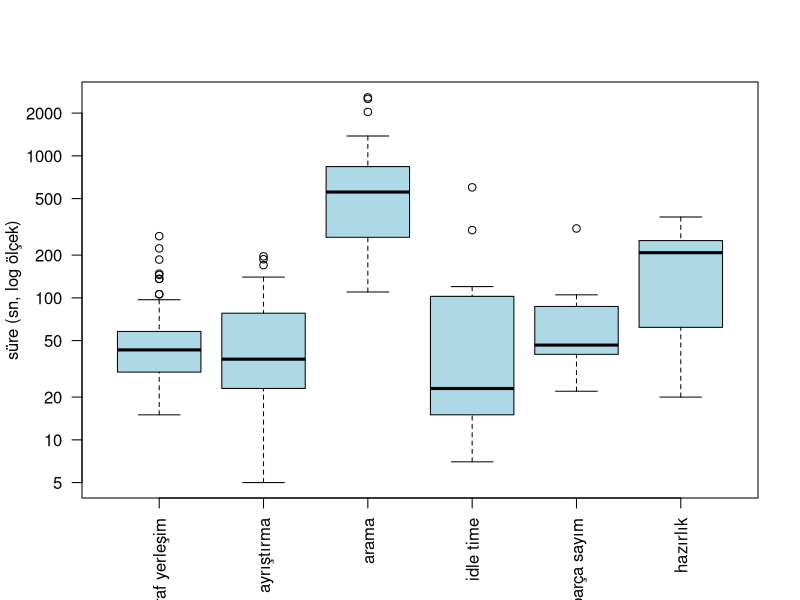
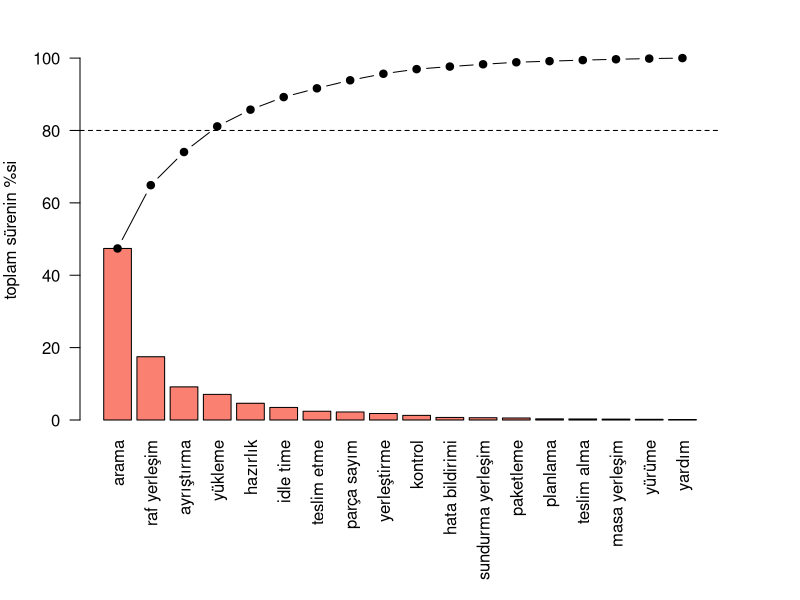
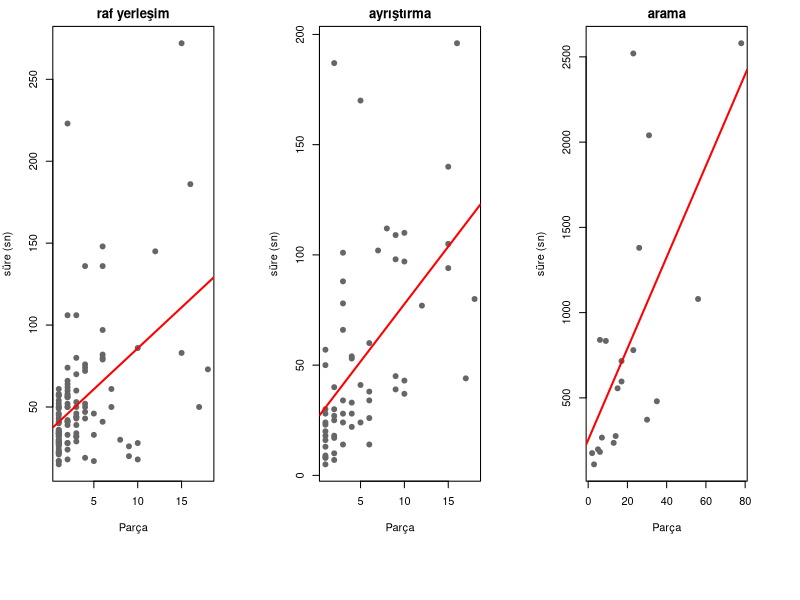
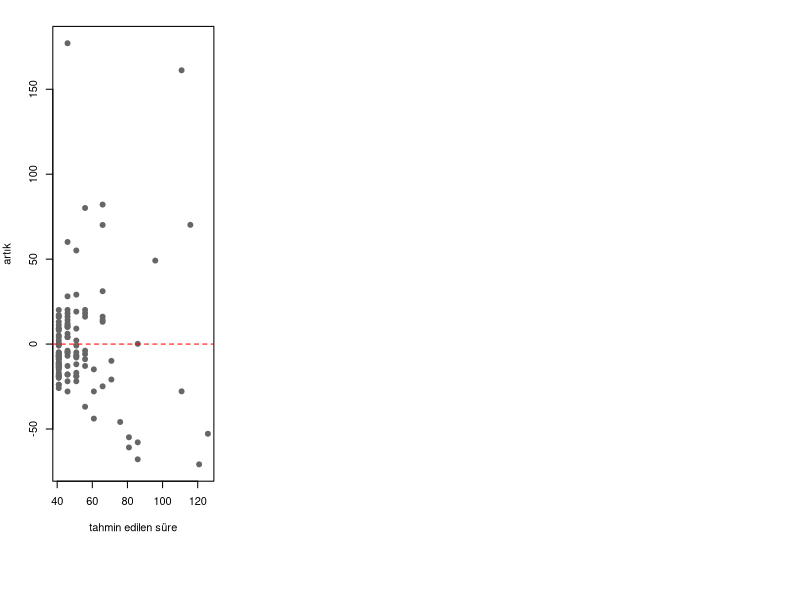
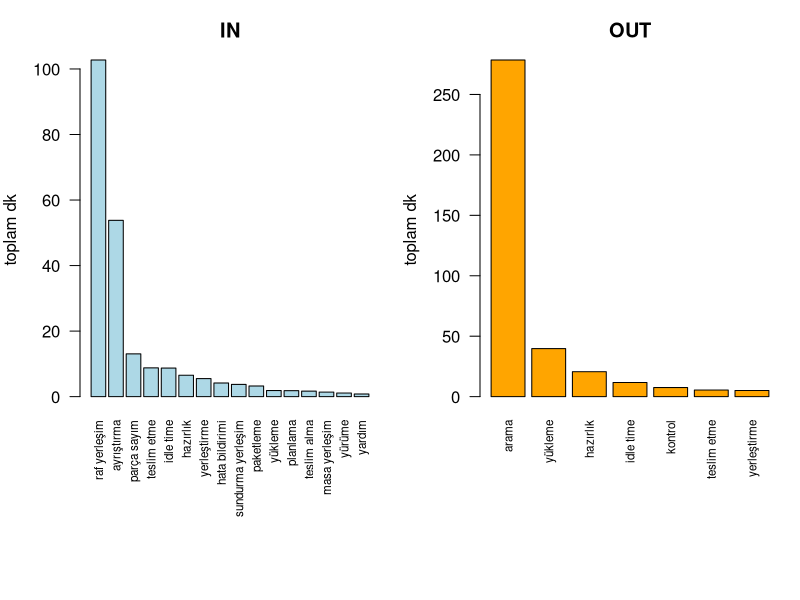

Write R code to recreate these figures, in order.
## ---- chunk 1
library(readxl)

df <- read_excel("data/TIME_STUDY.xlsx")

# sutun adlarini kisalttim, kodda yazmasi kolay olsun diye
names(df) <- c("tarih", "akis", "yon", "parca", "aktivite", "sure", "parca_turu", "kisi")

nrow(df)
table(df$yon)
## ---- chunk 2
n_gozlem <- tapply(df$sure, df$aktivite, length)
ortalama <- tapply(df$sure, df$aktivite, mean)
medyan   <- tapply(df$sure, df$aktivite, median)
st_sapma <- tapply(df$sure, df$aktivite, sd)

ozet <- data.frame(n = as.numeric(n_gozlem),
                   ortalama = round(ortalama, 1),
                   medyan = as.numeric(medyan),
                   st_sapma = round(st_sapma, 1))
ozet <- ozet[order(-ozet$n), ]

knitr::kable(ozet, caption = "Aktivite bazında özet istatistikler (saniye)")
## ---- chunk 3
#| fig-cap: "En sık gözlenen 6 aktivitenin süre dağılımı (log ölçek)"
top6 <- rownames(ozet)[1:6]
boxplot(sure ~ factor(aktivite, levels = top6),
        data = df[df$aktivite %in% top6, ],
        log = "y", las = 2, col = "lightblue",
        xlab = "", ylab = "süre (sn, log ölçek)")
## ---- chunk 4
toplam <- sort(tapply(df$sure, df$aktivite, sum), decreasing = TRUE)
yuzde <- 100 * toplam / sum(toplam)
kumulatif <- cumsum(yuzde)

pareto_tablo <- data.frame(toplam_dk = round(toplam / 60, 1),
                           yuzde = round(yuzde, 1),
                           kumulatif = round(kumulatif, 1))

knitr::kable(head(pareto_tablo, 6), caption = "Toplam sürenin aktivitelere dağılımı")
## ---- chunk 5
#| fig-cap: "Pareto grafiği: kesikli çizgi %80 sınırı"
par(mar = c(9, 4, 2, 4))
cb <- barplot(yuzde, las = 2, col = "salmon", ylim = c(0, 105),
              ylab = "toplam sürenin %si")
lines(cb, kumulatif, type = "b", pch = 19)
abline(h = 80, lty = 2)
## ---- chunk 6
kayip <- sum(df$sure[df$aktivite %in% c("idle time", "yürüme", "yardım")])
verimli <- sum(df$sure) - kayip
allowance <- kayip / verimli

std_hesap <- function(ad) {
  x <- df$sure[df$aktivite == ad]
  ga <- t.test(x)$conf.int   # %95 guven araligi
  data.frame(aktivite = ad, n = length(x),
             ortalama = round(mean(x), 1),
             ga_alt = round(ga[1], 1), ga_ust = round(ga[2], 1),
             standart_zaman = round(mean(x) * (1 + allowance), 1))
}

st_tablo <- rbind(std_hesap("raf yerleşim"),
                  std_hesap("ayrıştırma"),
                  std_hesap("arama"))

knitr::kable(st_tablo, caption = "Standart zamanlar (sn), allowance = %3.9")
## ---- chunk 7
raf <- df[df$aktivite == "raf yerleşim" & !is.na(df$parca), ]
ayr <- df[df$aktivite == "ayrıştırma" & !is.na(df$parca), ]
ara <- df[df$aktivite == "arama" & !is.na(df$parca), ]

korelasyon <- data.frame(
  aktivite = c("raf yerleşim", "ayrıştırma", "arama"),
  n = c(nrow(raf), nrow(ayr), nrow(ara)),
  korelasyon = round(c(cor(raf$parca, raf$sure),
                       cor(ayr$parca, ayr$sure),
                       cor(ara$parca, ara$sure)), 2))

knitr::kable(korelasyon, caption = "Parça miktarı ile süre arasındaki korelasyon")
## ---- chunk 8
model_raf <- lm(sure ~ parca, data = raf)
model_ayr <- lm(sure ~ parca, data = ayr)
model_ara <- lm(sure ~ parca, data = ara)

# log donusumlu alternatif modeller
model_raf_log <- lm(log(sure) ~ parca, data = raf)
model_ayr_log <- lm(log(sure) ~ parca, data = ayr)
model_ara_log <- lm(log(sure) ~ parca, data = ara)

model_ozet <- function(model, log_model, ad) {
  s <- summary(model)
  data.frame(aktivite = ad,
             katsayi = round(coef(model)[2], 2),
             p_degeri = signif(s$coefficients[2, 4], 2),
             R2 = round(s$r.squared, 2),
             log_R2 = round(summary(log_model)$r.squared, 2))
}

karsilastirma <- rbind(
  model_ozet(model_raf, model_raf_log, "raf yerleşim"),
  model_ozet(model_ayr, model_ayr_log, "ayrıştırma"),
  model_ozet(model_ara, model_ara_log, "arama"))

knitr::kable(karsilastirma, row.names = FALSE,
             caption = "Regresyon modellerinin karşılaştırması")
## ---- chunk 9
summary(model_raf)
## ---- chunk 10
#| fig-cap: "Parça miktarı ile süre ilişkisi (kırmızı: regresyon doğrusu)"
par(mfrow = c(1, 3))
plot(raf$parca, raf$sure, pch = 19, col = "gray40",
     xlab = "Parça", ylab = "süre (sn)", main = "raf yerleşim")
abline(model_raf, col = "red", lwd = 2)
plot(ayr$parca, ayr$sure, pch = 19, col = "gray40",
     xlab = "Parça", ylab = "süre (sn)", main = "ayrıştırma")
abline(model_ayr, col = "red", lwd = 2)
plot(ara$parca, ara$sure, pch = 19, col = "gray40",
     xlab = "Parça", ylab = "süre (sn)", main = "arama")
abline(model_ara, col = "red", lwd = 2)
## ---- chunk 11
#| fig-cap: "Raf yerleşim modeli artık grafiği"
plot(fitted(model_raf), resid(model_raf), pch = 19, col = "gray40",
     xlab = "tahmin edilen süre", ylab = "artık")
abline(h = 0, lty = 2, col = "red")
## ---- chunk 12
#| fig-cap: "Yön bazında toplam süre dağılımı"
par(mfrow = c(1, 2), mar = c(10, 4, 3, 1))
in_t  <- sort(tapply(df$sure[df$yon == "IN"],  df$aktivite[df$yon == "IN"],  sum),
              decreasing = TRUE)
out_t <- sort(tapply(df$sure[df$yon == "OUT"], df$aktivite[df$yon == "OUT"], sum),
              decreasing = TRUE)
barplot(in_t / 60,  las = 2, col = "lightblue", main = "IN",  ylab = "toplam dk",
        cex.names = 0.7)
barplot(out_t / 60, las = 2, col = "orange",    main = "OUT", ylab = "toplam dk",
        cex.names = 0.7)
